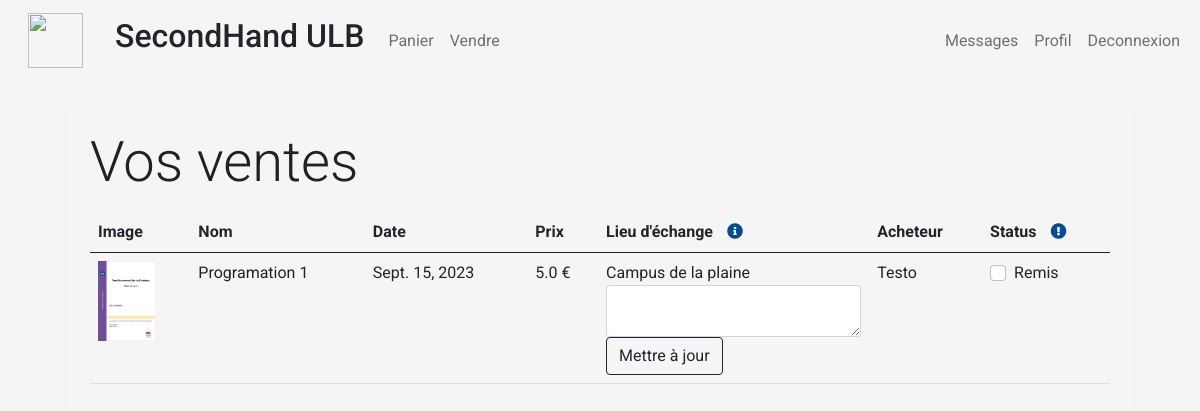
The page /sales (signed in) on the database as committed earlier.
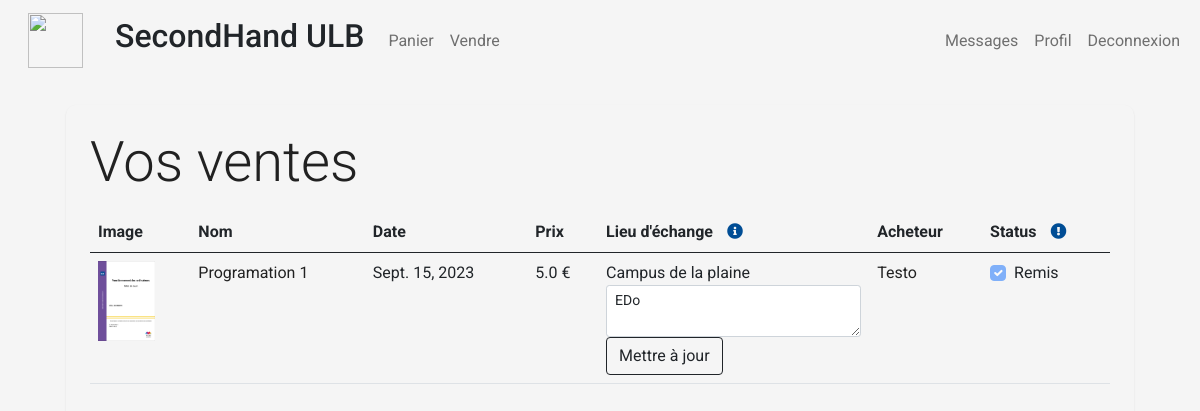
The same page on the database as committed later.
### store/models/orders.py (models this page shows, shortened)
class Order(models.Model):
    product = models.ForeignKey(Products, on_delete=models.CASCADE)
    buyer = models.ForeignKey(
        Customer,
        on_delete=models.CASCADE,
        related_name='buyer_orders'  # Specify a related name for the buyer
    )
    seller = models.ForeignKey(
        Customer,
        on_delete=models.CASCADE,
        related_name='seller_orders'  # Specify a related name for the seller
    )
    price = models.IntegerField()
    place_description = models.CharField(max_length=200, default='', blank=True)
    date = models.DateField(default=datetime.datetime.today)
    status = models.BooleanField(default=False)
    @staticmethod
    def get_orders_by_seller(seller_id):
        return Order.objects.filter(seller_id=seller_id).order_by('-date')

### store/models/product.py (models this page shows, shortened)
class Products(models.Model):
    user_id = models.CharField(max_length=50)
    name = models.CharField(max_length=60)
    price= models.IntegerField(default=0)
    category= models.ForeignKey(Category,on_delete=models.CASCADE,default=1 )
    condition= models.ForeignKey(Condition,on_delete=models.CASCADE,default=1 )
    place= models.ForeignKey(Place,on_delete=models.CASCADE,default=1 )
    description= models.CharField(max_length=250, default='', blank=True, null= True)
    image= models.ImageField(upload_to='products/')
    date = models.IntegerField(default=2000)
    sold = models.BooleanField(default=False)

### store/models/category.py (models this page shows, shortened)
class Place(models.Model):
    name= models.CharField(max_length=50)
    def __str__(self):
        return self.name

### store/models/customer.py (models this page shows, shortened)
class Customer(models.Model):
    first_name = models.CharField(max_length=50)
    last_name = models.CharField (max_length=50)
    description = models.CharField(max_length=288)
    faculty = models.CharField(max_length=50)
    email=models.EmailField()
    password = models.CharField(max_length=100)

### store/middlewares/auth.py (the view)
    def middleware(request):
        print(request.session.get('customer'))
        returnUrl = request.META['PATH_INFO']
        print(request.META['PATH_INFO'])
        if not request.session.get('customer'):
           return redirect(f'login?return_url={returnUrl}')
        response = get_response(request)
        return response

### store/templatetags/custom_filter.py (called while the page is built)
@register.filter(name='currency')
def currency(number):
    price = number / 100
    return str(price) + " €"

### store/views/sales.py (called while the page is built)
    def get(self , request ):
        if not request.session.get('customer'):
            return redirect('login')
        seller = request.session.get('customer')
        orders = Order.get_orders_by_seller(seller)
        return render(request , 'sales.html'  , {'orders' : orders})

### store/templates/sales.html (shortened to what this page needs)
{% extends 'base.html' %}
{% block content %}
{% load cart %}
{% load custom_filter %}
<div class="container">
   <div class="main-container p-4 m-4">
        <p class="display-4 pl-4 ml-4">Vos ventes</p>
        <table class="table">
            <thead>
                <tr>
                    <th>Image</th>
                    <th>Nom</th>
                    <th>Date</th>
                    <th>Prix</th>
                    <th>Lieu d'échange
                        <i class="fas fa-info-circle" style="color: #004D95; margin-left: 10px;" data-bs-toggle="tooltip" data-bs-html="true"
                            title="Veillez préciser la manière dont vous souhaitez remettre le produit, ou envoyez un message à votre acheteur.">
                        </i>
                    </th>
                    <th>Acheteur</th>
                    <th>Status
                    <i class="fas fa-exclamation-circle" style="color: #004D95; margin-left: 10px;" data-bs-toggle="tooltip" data-bs-html="true"
                        title="Lorsque vous indiquez le produit comme remis vous ne poouvez plus revenir en arrière.">
                    </i>
                    </th>
                </tr>
            </thead>
            <tbody>
                {% for order in orders %}
                <form action="/sales" method="POST" enctype="multipart/form-data">
                    <tr>
                        <td><img style="height: 80px;" class="" src="{{order.product.image.url}}" alt=""></td>
                        <td><a href="product/{{order.product.id}}">{{order.product.name}}</a></td>
                        <td>{{order.date}}</td>
                        <td>{{order.price|currency}}</td>
                        <td>
                            <label>{{order.product.place}}</label>
                            <div class="form-group">
                                <textarea type="text" name="place_description" id=""
                                value="{{values.description}}"
                                class=" form-control-sm form-control input-block"
                                placeholder="{{product.description}}">{{order.place_description}}</textarea>
                            </div>
                            <input type="submit" class="btn btn-outline-dark flex-shrink-0" value="Mettre à jour">
                        </td>
                        <td><a href="profile/{{order.buyer.id}}">{{order.buyer.first_name}}</a></td>
                        <td>
                            <div class="form-check">
                                <label class="form-check-label" for="statusCheckbox">
                                    Remis
                                </label>
                                <input class="form-check-input" type="checkbox" name="status" id="statusCheckbox"
                                {% if order.status %}checked disabled{% endif %}>
                            </div>
                        </td>
                    </tr>
                </form>
                {% endfor %}
            </tbody>
        </table>
   </div>
</div>
{% endblock %}

Rows that differ between the two databases and show on the page:
changed Order "Programation 1": place_description (not shown) → "EDo"; status "☐" → "☑"
